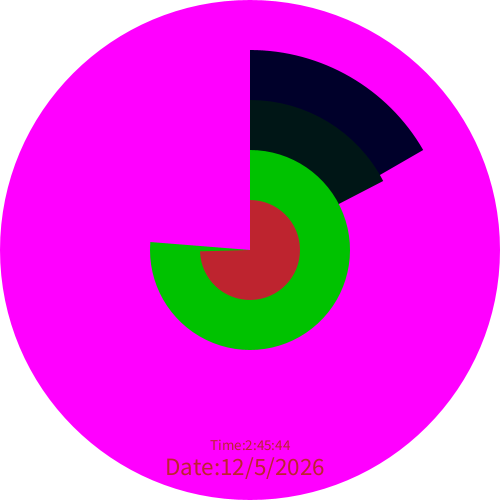
Frame 1 (no input)
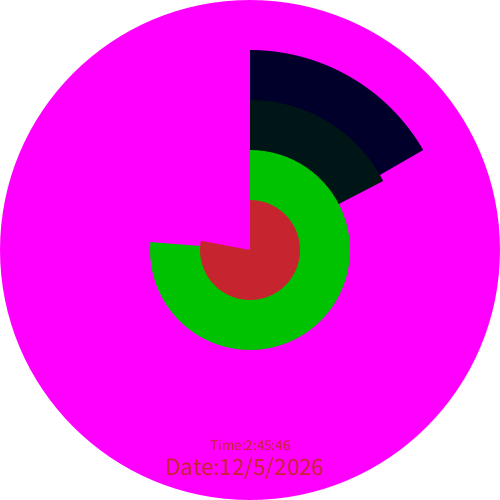
Frame 60 (the mouse pressed at the canvas centre just before this capture)
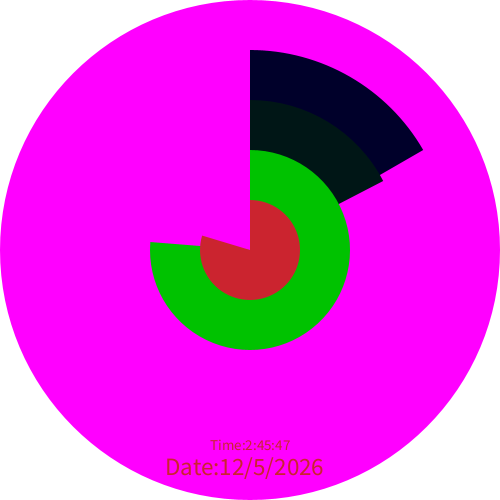
Frame 120 (the mouse held since frame 60 and released just before this capture)

The Processing sketch that drew these frames (run headless with seeded random() and noise(); from frame 60 on, the mouse is pressed at the canvas centre):

// Processing sketch: processing_138399
// ── processing_138399.pde

int degree = 0;

void setup(){
  size(500, 500);
  
}

void draw(){
  int seconds = second();
  int minutes = minute();
  int hours = hour();
  int days = day();
  int months = month();
  int y = year();
  
  background(255);
  noStroke();
 
 //months
  pushMatrix();
  float purpleVal = map(months, 0, 11, 0, 255);
  color monthCol = color(purpleVal, 0, purpleVal);
  fill(monthCol);
  translate(width/2, height/2);
  rotate(radians(-90));
  float monthRot = map(months, 0, 11, 0, 360);
  arc(0, 0, 500, 500, 0, radians(monthRot));
  popMatrix();
   
 //days
  pushMatrix();
  float blueVal = map(days, 0, 30, 0, 255);
  color dayCol = color(0, 0, blueVal);
  fill(dayCol);
  translate(width/2, height/2);
  rotate(radians(-90));
  float daysRot = map(days, 0, 30, 0, 360);
  arc(0, 0, 400, 400, 0, radians(daysRot));
  popMatrix();
  
 //hours
  pushMatrix();
  float tealVal = map(hours, 0, 23, 0, 255);
  color hourCol = color(0, tealVal, tealVal);
  fill(hourCol);
  translate(width/2, height/2);
  float hoursRot = map(hours, 0, 23, 0, 360*2);
  rotate(radians(-90));
  arc(0, 0, 300, 300, 0, radians(hoursRot));
  popMatrix();
  
 //minutes 
  pushMatrix();
  float greenVal = map(minutes, 0, 59, 0, 255);
  color minutesCol = color(0, greenVal,0);
  fill(minutesCol);
  translate(width/2, height/2);
  float minutesRot = map(minutes, 0, 59, 0, 360);
  rotate(radians(-90));
  arc(0, 0, 200, 200, 0, radians(minutesRot));
  popMatrix();
  
 //seconds
  pushMatrix();
  float redVal = map(seconds, 0, 59, 0, 255);
  color secondCol = color(redVal, 36, 47);
  fill(secondCol);
  translate(width/2, height/2);
  rotate(radians(-90));
  float secondsRot = map(seconds, 0, 59, 0, 360);
  arc(0, 0, 100, 100, 0, radians(secondsRot));
  popMatrix();
  
 //years
  pushMatrix();
  textSize(25);
  text("Date:" + months + "/" + days + "/" + y, 165, 475);
  popMatrix();
 //time
  pushMatrix();
  textSize(15);
  text("Time:" + hours + ":" + minutes + ":" + seconds, 210, 450);
  popMatrix();
  
  
 degree++;
 if (degree > 360){
  degree = 0;
 } 
}
